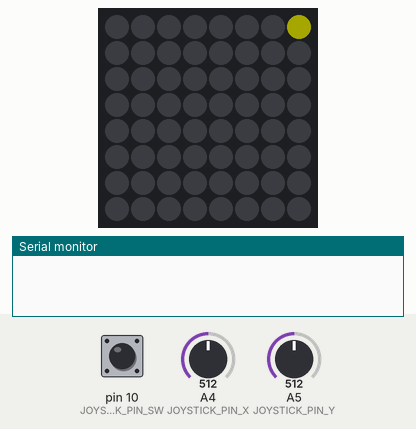
Recording of a sketch running on a simulated Arduino Uno, built with avr-gcc and run on an emulated ATmega328P. On the bench: 8×8 RGB LED matrix (first LED top left, wired row by row), the last lines printed to the serial monitor. Inputs (shaded band) come from the test bench; at power-on: A5 (JOYSTICK_PIN_Y) = 512, pin 10 (JOYSTICK_PIN_SW) HIGH, A4 (JOYSTICK_PIN_X) = 512. Dim RGB values are drawn brighter than linear.

Above: at 1.2 s.
1.3 s: A5 (JOYSTICK_PIN_Y) set to 223
2.8 s: A5 (JOYSTICK_PIN_Y) set to 199
At 3.06 s:
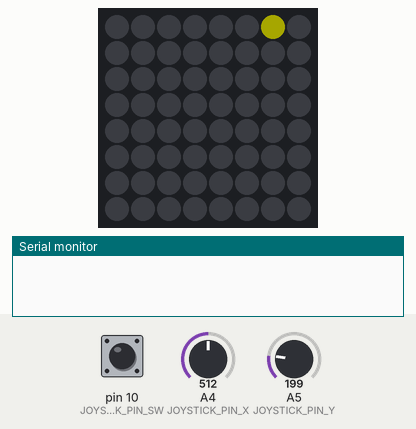
At 4.6 s:
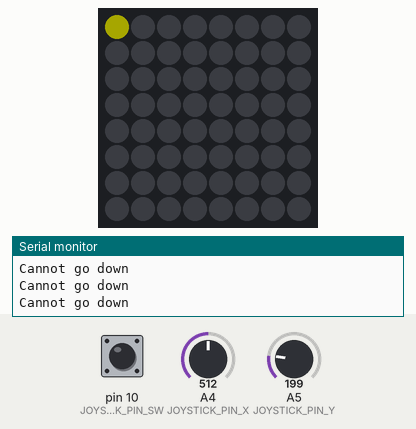
Timing chart, 0 to 6.1 s (numbered marks = the images above; inputs shaded):
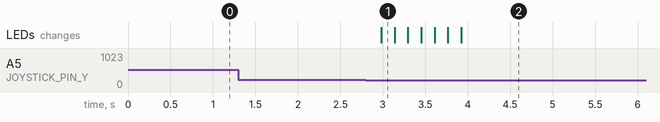

Measured:
- after the input at 1.3 s, every drawn part: stays the same
- after the input at 2.8 s, the LEDs: change after 0.18 s (image 1)

The sketch:

Connect_Fourduino.ino
```cpp
//These are premade packages that we use in this project
//In order to use them, we must tell our program to include them when compiling
#include <Adafruit_GFX.h>
#include <Adafruit_NeoMatrix.h>
#include "Joystick.h"

//Define the arduino pins used by the joystick
#define JOYSTICK_PIN_X A4 //JOYSTICK_PIN_X receives the input for the x direction
#define JOYSTICK_PIN_Y A5 //JOYSTICK_PIN_Y receives the input for the y direction
#define JOYSTICK_PIN_SW 10 //JOYSTICK_PIN_SW receives the input for the push button on the joystick

//Define the matrix - We are using the Adafruit matrix package and this is how that package requires the matrix to be defined
//In the first like, the 8s represent the dimensions of the matrix. The 6 represents the arduino pin the matrix is plugged into
Adafruit_NeoMatrix matrix = Adafruit_NeoMatrix(8, 8, 6,
  NEO_MATRIX_TOP     + NEO_MATRIX_RIGHT +
  NEO_MATRIX_COLUMNS + NEO_MATRIX_PROGRESSIVE,
  NEO_GRB            + NEO_KHZ800);

//Define the joystick - We are using a premade joystick package and this is how the package requires the joystick to be defined
Joystick joystick(JOYSTICK_PIN_X,JOYSTICK_PIN_Y,JOYSTICK_PIN_SW);

//Set initial position values of the joystick
int joystickX = 0;
int joystickY = 0;

//Define the joystick calibration variables
int joystickX_Cal;
int joystickY_Cal;

//Define the position variable
int pos;

void setup() {
  Serial.begin(9600); //Start the serial monitor so you can print outputs

  //Initiate the matrix
  matrix.begin();
  matrix.setBrightness(40);

  //Set the joystick calibration values
  joystickX_Cal = joystick.getX();
  joystickY_Cal = joystick.getY();
}

//Function which moves the dot left when the joystick is moved left
void joystickLEFT(){
  //Check if the dot is in the leftmost column. If it is don't change the position value
  if (pos%8 == 0){
    Serial.println("Cannot go left");
  }
  //The dot is not in the leftmost column so move it one to the left
  else{
    pos = pos - 1;
  }
}

//Function which moves the dot right the joystick is moved right
void joystickRIGHT(){
  //YOUR CODE GOES HERE
}

//Function which moves the dot down when the joystick is moved down
void joystickDOWN(){
  //CHeck if the dot is in the bottommost row. If it is, don't change the position value
  if ((pos + 8) > 63){
    Serial.println("Cannot go down");
  }
  //The dot is not in the bottom row so move it down a row
  else {
    pos = pos + 8;
  }
}

//Function which moves the dot up when the joystick is moved up
void joystickUP(){
  //YOUR CODE HERE
}

//Function which tells the program what to do when the joystick is pushed
void select(){
  //YOUR CODE HERE
}

void loop() {
  matrix.fillScreen(0); //Clear the matrix
  matrix.setPixelColor(pos,255,255,0); //Display the dot on the matrix at the value of pos
  matrix.show(); //Show the matrix

  //Check for input from joystick Read Joystick X,Y axis and press
  joystickX =  (joystick.getX() - joystickX_Cal); //Get X value of movement
  joystickY =  (joystick.getY() - joystickY_Cal); // Get Y value of movement
  bool joystickSW =  joystick.getSW(); //Get True if pressed, false otherwise

  //Call the correct function based on the input from the joystick
  //Changing the integer values used to compare to the joystick movement determines the sensitivity of the joystick.
  //Lower the value to make it more sensitive, raise the values to make it more sensitive. I like the sensitivity at 300
  if (joystickSW){
    select();
  }
  if (joystickX < -300){
    joystickLEFT();
  }
  if (joystickX > 300){
    joystickRIGHT();
  }
  if (joystickY > 300){
    joystickUP();
  }
  if (joystickY < -300){
    joystickDOWN();
  }

  delay(150); //Sleep the code

  //YOUR CODE HERE
  //Add your own code to create a game of connect fourduino! You can add code into the main loop and create your own functions
  //Ask Emily or Jack if you need help! :)
}
```

AnalogReader.cpp
```cpp
#include "AnalogReader.h"

#include <Arduino.h>

AnalogReader::AnalogReader(const int pin) : m_pin(pin) {}

/**
 * Read analog value from board ADC
 */
int AnalogReader::read()
{
	return analogRead(m_pin);
}
```

AnalogReader.h
```cpp
#ifndef _ANALOG_READER_H
#define _ANALOG_READER_H

class AnalogReader
{
	public:
		AnalogReader(const int pin);
		int read();

	private:
		const int m_pin;
};
#endif //_ANALOG_READER_H
```

Button.cpp
```cpp
#include "Button.h"

#include <Arduino.h>


Button::Button(const int pin) : m_pin(pin)
{

}

void Button::init()
{

  pinMode(m_pin, INPUT);
  // set begin state
  m_lastButtonState = read();
}


//read button state.
bool Button::read()
{
  return digitalRead(m_pin);

}


//In General:
//if button is not pushed function will return LOW (0).
//if it is pushed function will return HIGH (1).

bool Button::onChange()
{
  //read button state. '1' is pushed, '0' is not pushed.
  bool reading = read();
  // If the switch changed, due to noise or pressing:
  if (reading != m_lastButtonState) {
    // reset the debouncing timer
    m_lastDebounceTime = millis();
    m_pressFlag = 1;
  }

  if ((millis() - m_lastDebounceTime) > m_debounceDelay) {
    // whatever the reading is at, it's been there for longer
    // than the debounce delay, so take it as the actual current state:

    // if the button state has changed:
    if (m_pressFlag) { //reading != m_lastButtonState) {
      //update the buton state
      m_pressFlag = 0;

      // save the reading.  Next time through the loop,
      m_lastButtonState = reading;
      return 1;

    }
  }
  m_lastButtonState = reading;

  return 0;

}

bool Button::onPress()
{
  //read button state. '1' is pushed, '0' is not pushed.
  bool reading = read();
  // If the switch changed, due to noise or pressing:
  if (reading == HIGH && m_lastButtonState == LOW) {
    // reset the debouncing timer
    m_lastDebounceTime = millis();
    m_pressFlag = 1;
  }

  if ((millis() - m_lastDebounceTime) > m_debounceDelay) {
    // whatever the reading is at, it's been there for longer
    // than the debounce delay, so take it as the actual current state:

    // if the button state has changed:
    if (m_pressFlag) {
      // save the reading.  Next time through the loop,
      m_pressFlag = 0;
      m_lastButtonState = reading;
      return 1;

    }
  }
  m_lastButtonState = reading;

  return 0;

}

bool Button::onRelease()
{
  //read button state. '1' is pushed, '0' is not pushed.
  bool reading = read();
  // If the switch changed, due to noise or pressing:
  if (reading == LOW && m_lastButtonState == HIGH) {
    // reset the debouncing timer
    m_lastDebounceTime = millis();
    m_pressFlag = 1;
  }

  if ((millis() - m_lastDebounceTime) > m_debounceDelay) {
    // whatever the reading is at, it's been there for longer
    // than the debounce delay, so take it as the actual current state:

    // if the button state has changed:
    if ( m_pressFlag) { //reading == LOW && m_lastButtonState == HIGH) {
      // save the reading.  Next time through the loop,
      m_lastButtonState = reading;
      m_pressFlag = 0;
      return 1;

    }
  }
  m_lastButtonState = reading;

  return 0;

}
```

Button.h
```cpp
#ifndef _BUTTON_H_
#define _BUTTON_H_


//button  class:
class Button {
  public:
    Button(const int pin);
    //initialize button instance
    void init();
    //Read button state - without debounce
    bool read();
    //return True on both button events, Press or Release
    bool onChange();
    //return True only on Press
    bool onPress();
    //return True only on Release
    bool onRelease();


  private:
    const int m_pin;
    bool m_lastButtonState; //state variables
    long m_lastDebounceTime = 0;  // the last time the output pin was toggled
    const int m_debounceDelay = 50;    // the debounce time; increase if the output flickers
    bool m_pressFlag = 0;

};

#endif //_BUTTON_H_
```

Joystick.cpp
```cpp
#include "Joystick.h"

/**
* Construct Joystick instance.<BR>
* It consists of two 10Kohm potentiometer and a Pushbutton.<BR>
* pinX, pinY - analog pin on arduino board to read potentiometers.<BR>
* pinSW - digital pin on arduino board to read pushbutton state.
*/
Joystick::Joystick(int pinX, int pinY, int pinSW) : m_pinX(pinX), m_pinY(pinY), m_pinSW(pinSW)
{
    pinMode(m_pinX,INPUT);
    pinMode(m_pinY,INPUT);
    pinMode(m_pinSW,INPUT_PULLUP);

    joyX = new AnalogReader(m_pinX);
    joyY = new AnalogReader(m_pinY);
    joySW = new Button(m_pinSW);
}
/**
*Return X axis value
*/
int Joystick::getX()
{
    return joyX->read();
}

/**
*Return Y axis value
*/
int Joystick::getY()
{
    return joyY->read();
}

/**
* Return indication on joystick press.<BR>
* The joystick assembly button is '0' when not pressed, so we flip the button logic
*/
bool Joystick::getSW()
{
    return !joySW->read();
}
		
```

Joystick.h
```cpp
/** \addtogroup Joystick
 *  @{
 */

#ifndef JOYSTICK_H
#define JOYSTICK_H

#include "Joystick.h"
#include "AnalogReader.h"
#include "Button.h"
#include "Arduino.h"

class Joystick
{
	public:
		Joystick(int pinX, int pinY, int pinSW);
		//get X axis reading
		int getX();
		//get Y axis reading
		int getY();
		//return indication on joystick press
		//The joystick assembly button is '0' when not pressed, so we flip the button logic
		bool getSW();

	private:
		int m_pinX, m_pinY, m_pinSW;
		AnalogReader *joyX;
		AnalogReader *joyY;
		Button		 *joySW;


};
#endif //JOYSTICK
/** @}*/
```
